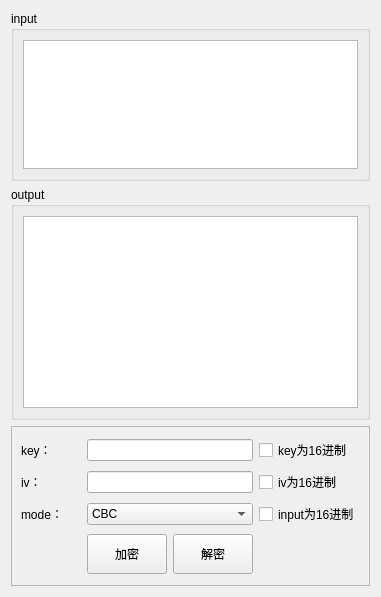
          <widget class="QWidget" name="tab_23">
           <attribute name="title">
            <string>des</string>
           </attribute>
           <layout class="QGridLayout" name="gridLayout_80">
            <item row="0" column="0">
             <widget class="QGroupBox" name="groupBox_45">
              <property name="minimumSize">
               <size>
                <width>0</width>
                <height>170</height>
               </size>
              </property>
              <property name="maximumSize">
               <size>
                <width>16777215</width>
                <height>170</height>
               </size>
              </property>
              <property name="title">
               <string>input</string>
              </property>
              <layout class="QGridLayout" name="gridLayout_79">
               <item row="0" column="0">
                <widget class="QPlainTextEdit" name="txtdes_input"/>
               </item>
              </layout>
             </widget>
            </item>
            <item row="1" column="0">
             <widget class="QGroupBox" name="groupBox_44">
              <property name="maximumSize">
               <size>
                <width>16777215</width>
                <height>16777215</height>
               </size>
              </property>
              <property name="title">
               <string>output</string>
              </property>
              <layout class="QGridLayout" name="gridLayout_77">
               <item row="0" column="0">
                <widget class="QPlainTextEdit" name="txtdes_output">
                 <property name="readOnly">
                  <bool>true</bool>
                 </property>
                </widget>
               </item>
              </layout>
             </widget>
            </item>
            <item row="2" column="0">
             <widget class="QFrame" name="frame_18">
              <property name="minimumSize">
               <size>
                <width>0</width>
                <height>160</height>
               </size>
              </property>
              <property name="maximumSize">
               <size>
                <width>16777215</width>
                <height>160</height>
               </size>
              </property>
              <property name="frameShape">
               <enum>QFrame::StyledPanel</enum>
              </property>
              <property name="frameShadow">
               <enum>QFrame::Raised</enum>
              </property>
              <layout class="QGridLayout" name="gridLayout_78">
               <item row="2" column="1">
                <widget class="QComboBox" name="cmbdes_mode">
                 <item>
                  <property name="text">
                   <string>CBC</string>
                  </property>
                 </item>
                 <item>
                  <property name="text">
                   <string>ECB</string>
                  </property>
                 </item>
                </widget>
               </item>
               <item row="3" column="1">
                <layout class="QHBoxLayout" name="horizontalLayout_8">
                 <item>
                  <widget class="QPushButton" name="btndes_encrypt">
                   <property name="minimumSize">
                    <size>
                     <width>0</width>
                     <height>40</height>
                    </size>
                   </property>
                   <property name="maximumSize">
                    <size>
                     <width>120</width>
                     <height>40</height>
                    </size>
                   </property>
                   <property name="toolTip">
                    <string/>
                   </property>
                   <property name="text">
                    <string>加密</string>
                   </property>
                  </widget>
                 </item>
                 <item>
                  <widget class="QPushButton" name="btndes_decrypt">
                   <property name="minimumSize">
                    <size>
                     <width>0</width>
                     <height>40</height>
                    </size>
                   </property>
                   <property name="maximumSize">
                    <size>
                     <width>120</width>
                     <height>40</height>
                    </size>
                   </property>
                   <property name="toolTip">
                    <string/>
                   </property>
                   <property name="text">
                    <string>解密</string>
                   </property>
                  </widget>
                 </item>
                </layout>
               </item>
               <item row="2" column="0">
                <widget class="QLabel" name="label_23">
                 <property name="minimumSize">
                  <size>
                   <width>60</width>
                   <height>0</height>
                  </size>
                 </property>
                 <property name="maximumSize">
                  <size>
                   <width>100</width>
                   <height>16777215</height>
                  </size>
                 </property>
                 <property name="text">
                  <string>mode：</string>
                 </property>
                </widget>
               </item>
               <item row="2" column="2">
                <widget class="QCheckBox" name="chkdes_ishex">
                 <property name="text">
                  <string>input为16进制</string>
                 </property>
                </widget>
               </item>
               <item row="1" column="2">
                <widget class="QCheckBox" name="chkdes_iv_ishex">
                 <property name="text">
                  <string>iv为16进制</string>
                 </property>
                </widget>
               </item>
               <item row="0" column="2">
                <widget class="QCheckBox" name="chkdes_key_ishex">
                 <property name="text">
                  <string>key为16进制</string>
                 </property>
                </widget>
               </item>
               <item row="1" column="0">
                <widget class="QLabel" name="label_20">
                 <property name="minimumSize">
                  <size>
                   <width>60</width>
                   <height>0</height>
                  </size>
                 </property>
                 <property name="maximumSize">
                  <size>
                   <width>100</width>
                   <height>16777215</height>
                  </size>
                 </property>
                 <property name="text">
                  <string>iv：</string>
                 </property>
                </widget>
               </item>
               <item row="0" column="1">
                <widget class="QLineEdit" name="txtdes_key"/>
               </item>
               <item row="1" column="1">
                <widget class="QLineEdit" name="txtdes_iv"/>
               </item>
               <item row="0" column="0">
                <widget class="QLabel" name="label_19">
                 <property name="minimumSize">
                  <size>
                   <width>60</width>
                   <height>0</height>
                  </size>
                 </property>
                 <property name="maximumSize">
                  <size>
                   <width>100</width>
                   <height>16777215</height>
                  </size>
                 </property>
                 <property name="text">
                  <string>key：</string>
                 </property>
                </widget>
               </item>
              </layout>
             </widget>
            </item>
           </layout>
          </widget>
